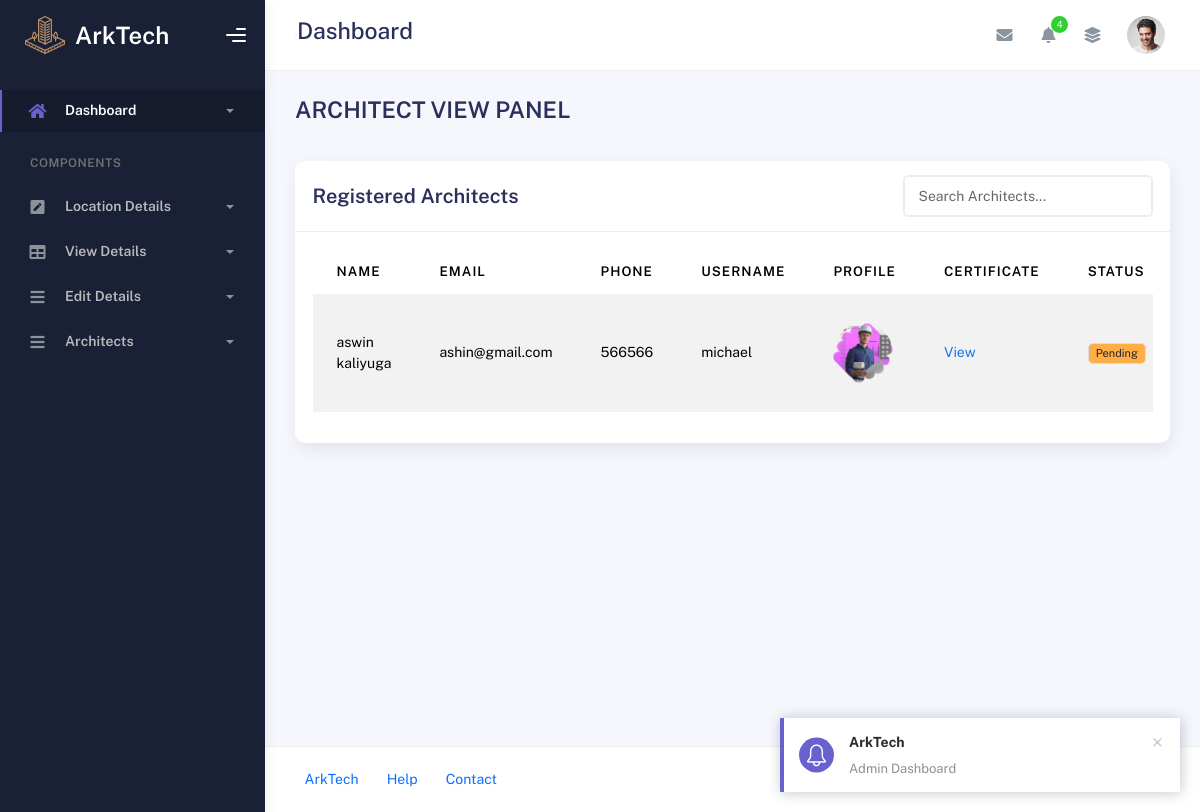
/Admin/architect_view.php, run on an earlier commit of the app's database.
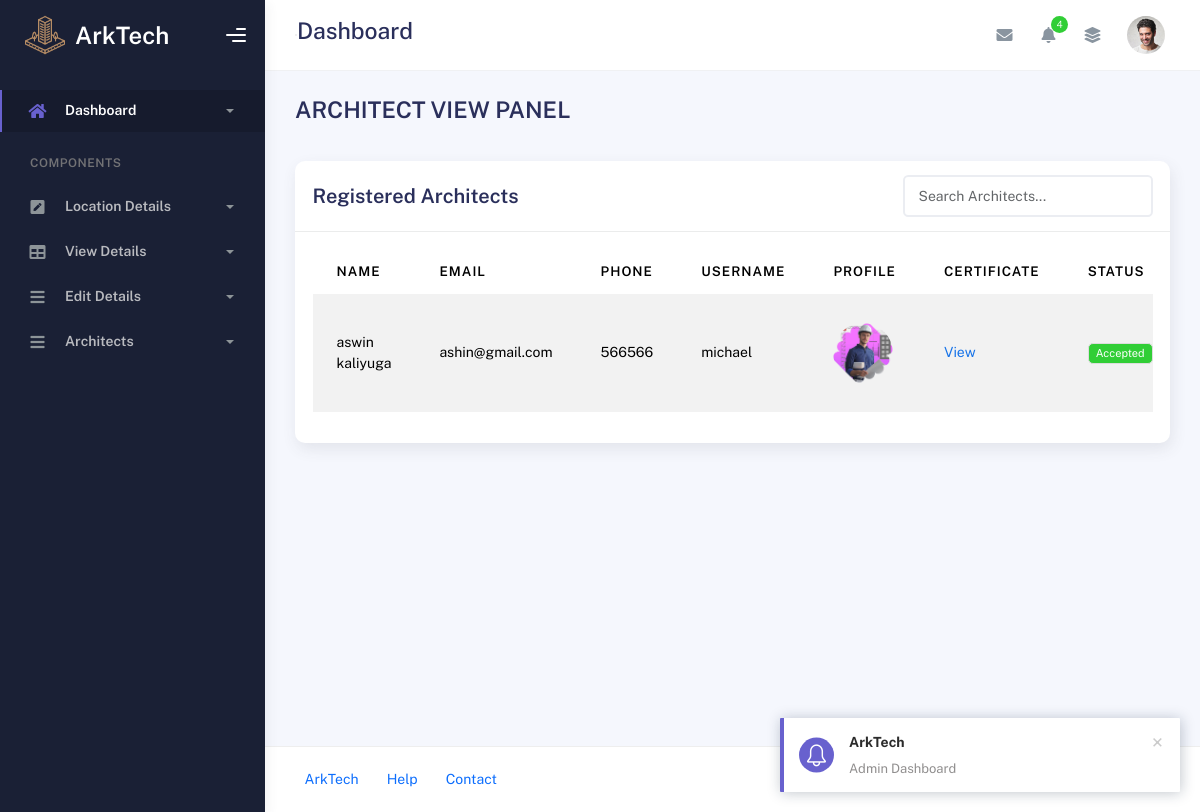
And on a later commit of the database.
### tables this page shows
CREATE TABLE IF NOT EXISTS `tbl_architects` (
  `architect_id` int NOT NULL AUTO_INCREMENT,
  `arch_name` varchar(50) NOT NULL,
  `profiles` varchar(500) NOT NULL,
  `email` varchar(50) NOT NULL,
  `phone` bigint NOT NULL,
  `username` varchar(20) NOT NULL,
  `passwords` varchar(50) NOT NULL,
  `certificate_of_licensce` varchar(200) NOT NULL,
  `location_id` int NOT NULL,
  `status` varchar(20) NOT NULL,
  PRIMARY KEY (`architect_id`)
);

### dboperation.php (called while the page is built, shortened)
<?php
class dboperation
{
    public $con,$res;
    function __construct()
    {
        $this->con=mysqli_connect("localhost","root","","arktech");
    }
    public function executequery($sql)
    {
        $this->res=mysqli_query($this->con,$sql);
        return $this->res;
    }
}
?>

### Admin/architect_view.php (the view, shortened to what this page needs)
<?php
include("header.php");
include("../dboperation.php");
$obj = new dboperation();
$sql = "SELECT * FROM tbl_architects";
$res = $obj->executequery($sql);
?>
<div class="container">
  <div class="page-inner">
    <div class="page-header">
      <h3 class="fw-bold mb-3">ARCHITECT VIEW PANEL</h3>
    </div>
    <div class="row">
      <div class="col-md-12">
        <div class="card">
          <div class="card-header d-flex justify-content-between align-items-center">
            <h4 class="card-title m-0">Registered Architects</h4>
            <input type="text" id="architectSearch" class="form-control" style="width: 250px;" placeholder="Search Architects...">
          </div>
          <div class="card-body">
            <div class="table-responsive">
              <table id="architect-table" class="display table table-striped table-hover">
                <thead>
                  <tr>
                    <th>Name</th>
                    <th>Email</th>
                    <th>Phone</th>
                    <th>Username</th>
                    <th>Profile</th>
                    <th>Certificate</th>
                    <th>Status</th>
                  </tr>
                </thead>
                <tbody>
                  <?php while ($row = mysqli_fetch_array($res)) { ?>
                    <tr>
                      <td><?= htmlspecialchars($row["arch_name"]) ?></td>
                      <td><?= htmlspecialchars($row["email"]) ?></td>
                      <td><?= htmlspecialchars($row["phone"]) ?></td>
                      <td><?= htmlspecialchars($row["username"]) ?></td>
                      <td>
                        <?php if (!empty($row["profiles"])): ?>
                          <img src="../uploads/<?= $row["profiles"] ?>" alt="Profile Pic" width="60" height="60" style="object-fit:cover;border-radius:50%;">
                        <?php else: ?>
                          N/A
                        <?php endif; ?>
                      </td>
                      <td>
                        <?php if (!empty($row["certificate_of_licensce"])): ?>
                          <a href="../uploads/<?= $row["certificate_of_licensce"] ?>" target="_blank">View</a>
                        <?php else: ?>
                          N/A
                        <?php endif; ?>
                      </td>
                      <td>
                        <?php
                          $status = $row["status"];
                          if ($status == 'Accepted') {
                            echo '<span class="badge bg-success">Accepted</span>';
                          } elseif ($status == 'Rejected') {
                            echo '<span class="badge bg-danger">Rejected</span>';
                          } else {
                            echo '<span class="badge bg-warning text-dark">Pending</span>';
                          }
                        ?>
                      </td>
                    </tr>
                  <?php } ?>
                </tbody>
              </table>
            </div>
          </div>
        </div>
      </div>
    </div>
  </div>
</div>
<?php include("footer.php"); ?>

### Admin/header.php (shortened to what this page needs)
<!DOCTYPE html>
<html lang="en">
  <head>
    <link rel="stylesheet" href="assets/css/bootstrap.min.css" />
    <link rel="stylesheet" href="assets/css/plugins.min.css" />
    <link rel="stylesheet" href="assets/css/kaiadmin.min.css" />
     <link href="https://cdn.jsdelivr.net/npm/bootstrap-icons@1.10.5/font/bootstrap-icons.css" rel="stylesheet">
  </head>
  <body>
    <div class="wrapper">
      <div class="sidebar" data-background-color="dark">
        <div class="sidebar-logo">
          <div class="logo-header" data-background-color="dark">
        <a href="index.php" class="logo d-flex align-items-center" style="text-decoration: none;">
        <img
            src="img/icon-1.png"
            alt="navbar brand"
            class="navbar-brand"
            height="40"
          />
        <span style="color: white; font-size: 24px; font-weight: 600; margin-left: 10px;">ArkTech</span>
        </a>
            <div class="nav-toggle">
              <button class="btn btn-toggle toggle-sidebar">
                <i class="gg-menu-right"></i>
              </button>
            </div>
          </div>
        </div>
        <div class="sidebar-wrapper scrollbar scrollbar-inner">
          <div class="sidebar-content">
            <ul class="nav nav-secondary">
              <li class="nav-item active">
                <a
                  data-bs-toggle="collapse"
                  href="#dashboard"
                  class="collapsed"
                  aria-expanded="false"
                >
                  <i class="fas fa-home"></i>
                  <p>Dashboard</p>
                  <span class="caret"></span>
                </a>
              </li>
              <li class="nav-section">
                <h4 class="text-section">Components</h4>
              </li>
              <li class="nav-item">
                <a data-bs-toggle="collapse" href="#forms">
                  <i class="fas fa-pen-square"></i>
                  <p>Location Details</p>
                  <span class="caret"></span>
                </a>
              </li>
            <li class="nav-item">
                <a data-bs-toggle="collapse" href="#tables">
                  <i class="fas fa-table"></i>
                  <p>View Details</p>
                  <span class="caret"></span>
                </a>
              </li>
              <li class="nav-item">
                <a data-bs-toggle="collapse" href="#submenu">
                  <i class="fas fa-bars"></i>
                  <p>Edit Details</p>
                  <span class="caret"></span>
                </a>
                  <li class="nav-item">
                <a data-bs-toggle="collapse" href="#submenu">
                  <i class="fas fa-bars"></i>
                  <p>Architects</p>
                  <span class="caret"></span>
                </a>
              </li>
            </ul>
          </div>
        </div>
      </div>
      <div class="main-panel">
        <div class="main-header">
          <nav
            class="navbar navbar-header navbar-header-transparent navbar-expand-lg border-bottom"
          >
            <div class="container-fluid">
              <nav
                class="navbar navbar-header-left navbar-expand-lg navbar-form nav-search p-0 d-none d-lg-flex"
              >
                <div class="input-group">
              </nav>
              <h3>Dashboard</h3>
              <ul class="navbar-nav topbar-nav ms-md-auto align-items-center">
                <li class="nav-item topbar-icon dropdown hidden-caret">
                  <a
                    class="nav-link dropdown-toggle"
                    href="#"
                    id="messageDropdown"
                    role="button"
                    data-bs-toggle="dropdown"
                    aria-haspopup="true"
                    aria-expanded="false"
                  >
                    <i class="fa fa-envelope"></i>
                  </a>
                </li>
                <li class="nav-item topbar-icon dropdown hidden-caret">
                  <a
                    class="nav-link dropdown-toggle"
                    href="#"
                    id="notifDropdown"
                    role="button"
                    data-bs-toggle="dropdown"
                    aria-haspopup="true"
                    aria-expanded="false"
                  >
                    <i class="fa fa-bell"></i>
                    <span class="notification">4</span>
                  </a>
                </li>
                <li class="nav-item topbar-icon dropdown hidden-caret">
                  <a
                    class="nav-link"
                    data-bs-toggle="dropdown"
                    href="#"
                    aria-expanded="false"
                  >
                    <i class="fas fa-layer-group"></i>
                  </a>
                </li>
                <li class="nav-item topbar-user dropdown hidden-caret">
                  <a
                    class="dropdown-toggle profile-pic"
                    data-bs-toggle="dropdown"
                    href="#"
                    aria-expanded="false"
                  >
                    <div class="avatar-sm">
                      <img
                        src="assets/img/profile.jpg"
                        alt="..."
                        class="avatar-img rounded-circle"
                      />
                    </div>
                  </a>
                </li>
              </ul>
            </div>
          </nav>
        </div>

### Admin/footer.php (shortened to what this page needs)
<footer class="footer">
          <div class="container-fluid d-flex justify-content-between">
            <nav class="pull-left">
              <ul class="nav">
                <li class="nav-item">
                  <a class="nav-link" href="../Guest/index.php">
                    ArkTech
                  </a>
                </li>
                <li class="nav-item">
                  <a class="nav-link" href="#"> Help </a>
                </li>
                <li class="nav-item">
                  <a class="nav-link" href="../Guest/contact.php"> Contact </a>
                </li>
              </ul>
            </nav>
          </div>
        </footer>
      </div>
    </div>
  </body>
</html>

What changed in the data, as far as the page shows it:
changed tbl_architects "aswin kaliyuga": status "Pending" → "Accepted"
